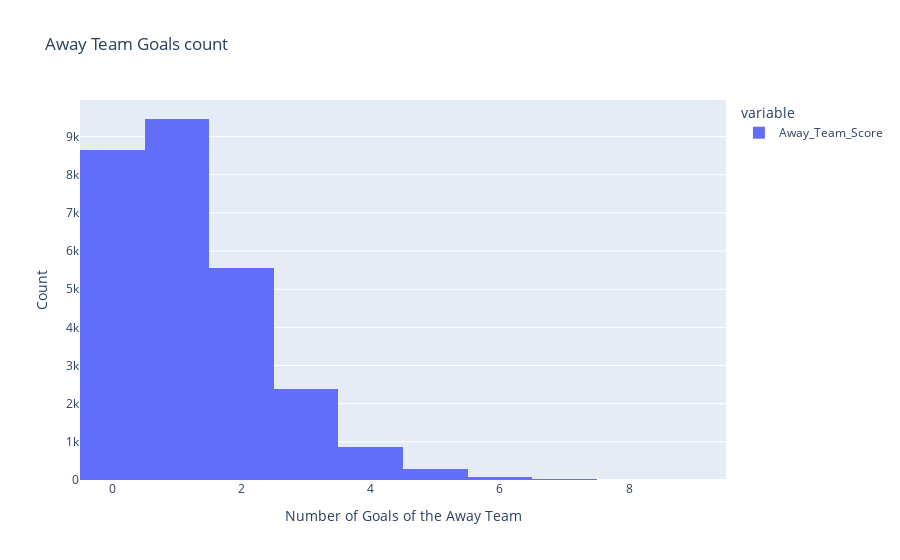

The code cell stored with this chart in its notebook:
### Code cell
fig = px.histogram(df.Away_Team_Score
 ,title="Away Team Goals count")
fig.update_layout(
    xaxis_title="Number of Goals of the Away Team",
    yaxis_title="Count"
    )

fig.show()

### Figure 1 — Plotly figure (JSON) as saved in the notebook; plotly's stock layout.template omitted (floating-point values rounded to 4 significant figures; data arrays with more than 128 entries replaced by an {"elided": "..."} marker saying what was removed)
{"data": [{"alignmentgroup": "True", "bingroup": "x", "hovertemplate": "variable=Away_Team_Score<br>value=%{x}<br>count=%{y}<extra></extra>", "legendgroup": "Away_Team_Score", "marker": {"color": "#636efa", "pattern": {"shape": ""}}, "name": "Away_Team_Score", "offsetgroup": "Away_Team_Score", "orientation": "v", "showlegend": true, "type": "histogram", "x": {"elided": "27290 int values"}, "xaxis": "x", "yaxis": "y"}], "layout": {"barmode": "relative", "legend": {"title": {"text": "variable"}, "tracegroupgap": 0}, "title": {"text": "Away Team Goals count"}, "xaxis": {"anchor": "y", "domain": [0, 1], "title": {"text": "Number of Goals of the Away Team"}}, "yaxis": {"anchor": "x", "domain": [0, 1], "title": {"text": "Count"}}}}
